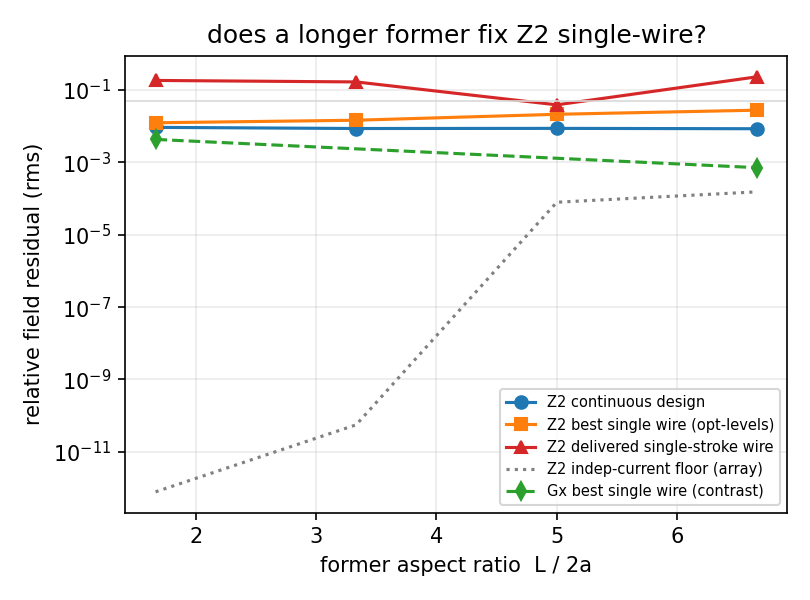

This figure's Python source:
"""bench_low_turn_geometry.py -- is the Z2 (l=2 shim) SINGLE-WIRE limit fixable
by GEOMETRY?

bench_low_turn_budget.py found Z2 fails as a single series wire on the stubby
golden former (a=0.15, L=0.5, aspect L/2a=1.7) -- only a driven array works.
A Z2 (zonal/axial) shim physically needs AXIAL extent, so this sweeps the
cylinder LENGTH L (the aspect ratio) and the DSV radius and asks: does the best
achievable SINGLE-WIRE Z2 residual drop into the few-% range with a better-
matched former?  If yes, Z2 single-wire "works" and the earlier failure was
geometry; if it stays high, the single-wire l=2 limit needs more research.

Per geometry/target it reports:
  cont_homo    continuous regularised design homogeneity (the design ceiling)
  best_wire    best single-series-current residual over N (optimize-levels)
  wire_deliv   delivered single-stroke wire residual at that N
  indep_floor  N independent currents (driven-array floor) -- for contrast

--confine abe (closes contours).  Metric = relative field rms.  Targets: Z2
(the hard l=2 case) + Gx (l=1 sanity contrast).

CONCLUSION (measured): geometry does NOT change the Z2 single-wire residual --
it is flat across aspect L/2a = 1.7 -> 6.7 and for smaller DSV.  The lever was
NEVER geometry: the Z2 CONTINUOUS design is ~0.9% everywhere (order 1 and 2,
purity 0.9999) and INDEPENDENT currents on the same contour loops reach ~5e-4
(the loop basis is perfect).  The single-wire bottleneck was the equal-current
contour ORIENTATION, now FIXED in production (commit 630ece06): loops are
oriented by the consistent grad-psi winding K = n_hat x grad_s(psi), not the
sign(f.B) flip that flattened the saddle's mixed current senses.  POST-FIX this
bench's best_wire for Z2 is a few-% (was ~70%); see verify_gradpsi_orientation.py
for the controlled before/after (Z2 88% -> 5.6% loop-set, ~9% delivered single
wire).  Gx (l=1, monotone psi) is unchanged (~5e-3) and improves with length.

Outputs (committed): bench_low_turn_geometry.json + .png next to this script.
Run:  python bench_low_turn_geometry.py
"""
from __future__ import annotations

import json
import os
import platform
import subprocess
import sys
import tempfile

HERE = os.path.dirname(os.path.abspath(__file__))
REPO = os.path.abspath(os.path.join(HERE, "..", ".."))
CALC = os.path.join(REPO, "src", "radia", "panels", "calc_streamfunction.py")

# parameterised cylinder-former + DSV-sphere generator (run as a subprocess so
# the NGSolve/Netgen import stays out of this process)
_GEN = r"""
import os, sys
from netgen.occ import Cylinder, Sphere, Pnt, Z, OCCGeometry
from ngsolve import TaskManager
outdir, a, L, dsv = sys.argv[1], float(sys.argv[2]), float(sys.argv[3]), float(sys.argv[4])
os.makedirs(outdir, exist_ok=True)
with TaskManager():
    cyl = Cylinder(Pnt(0, 0, -L/2), Z, r=a, h=L)
    lateral = max(cyl.faces, key=lambda f: f.mass)
    OCCGeometry(lateral).GenerateMesh(maxh=0.04).Save(os.path.join(outdir, "coil.vol"))
    OCCGeometry(Sphere(Pnt(0, 0, 0), dsv)).GenerateMesh(maxh=dsv*0.5).Save(
        os.path.join(outdir, "eval.vol"))
print("ok")
"""

TARGETS = {"Z2": "z*z-(x*x+y*y)/2", "Gx": "x"}
N_SET = [6, 10, 16]            # optimize-levels turn counts to scan for the best
EVAL_MAX = 40                  # >=40: fewer points under-sample Z2 (a 24-pt design
                               # reads a false ~10% Z2 ceiling; 40 pts -> ~0.9%)

# (label, a, L, dsv, aspect=L/2a)
GEOMS = [
    ("L=0.5",          0.15, 0.5, 0.05),
    ("L=1.0",          0.15, 1.0, 0.05),
    ("L=1.5",          0.15, 1.5, 0.05),
    ("L=2.0",          0.15, 2.0, 0.05),
    ("L=1.0 DSV0.035", 0.15, 1.0, 0.035),
    ("L=1.0 DSV0.025", 0.15, 1.0, 0.025),
]
# Gx is a cheap sanity contrast -- only the extremes
GX_GEOMS = {"L=0.5", "L=2.0"}


def _env():
    e = os.environ.copy()
    e["PYTHONIOENCODING"] = "utf-8"
    return e


def gen(outdir, a, L, dsv):
    r = subprocess.run([sys.executable, "-c", _GEN, outdir, str(a), str(L),
                        str(dsv)], capture_output=True, text=True, env=_env(),
                       timeout=600)
    if r.returncode != 0:
        raise RuntimeError(f"mesh gen failed (a={a},L={L},dsv={dsv}):\n"
                           f"{r.stderr[-800:]}")
    return os.path.join(outdir, "coil.vol"), os.path.join(outdir, "eval.vol")


def calc(coil, evalv, cf, extra):
    cmd = [sys.executable, CALC, "--coil-vol", coil, "--eval-vol", evalv,
           "--order", "1", "--target-cf", cf, "--eval-max", str(EVAL_MAX),
           "--confine", "abe"] + extra
    r = subprocess.run(cmd, capture_output=True, text=True, env=_env(),
                       timeout=1200)
    if r.returncode != 0:
        raise RuntimeError(f"calc failed {extra}:\n{r.stderr[-1200:]}")
    return json.loads([ln for ln in r.stdout.splitlines() if ln.strip()][-1])


def measure(coil, evalv, cf):
    cont = calc(coil, evalv, cf, ["--method", "design"])
    best = None
    for N in N_SET:
        o = calc(coil, evalv, cf,
                 ["--method", "manufacture", "--nlevels", str(N),
                  "--optimize-levels"])
        rec = (o.get("equal_current_rms_optimized"),
               o.get("wire_homogeneity_rms"),
               o.get("loops_homogeneity_rms"), N)
        if best is None or (rec[0] is not None and rec[0] < best[0]):
            best = rec
    return {
        "cont_homo": cont.get("homogeneity_rms"),
        "peak_J": cont.get("peak_J"),
        "best_wire": best[0], "wire_deliv": best[1],
        "indep_floor": best[2], "best_N": best[3],
    }


def main():
    rows = []
    with tempfile.TemporaryDirectory() as td:
        for i, (label, a, L, dsv) in enumerate(GEOMS):
            gd = os.path.join(td, f"g{i}")
            coil, evalv = gen(gd, a, L, dsv)
            aspect = L / (2 * a)
            for tname, cf in TARGETS.items():
                if tname == "Gx" and label not in GX_GEOMS:
                    continue
                m = measure(coil, evalv, cf)
                m.update({"geom": label, "target": tname, "a": a, "L": L,
                          "dsv": dsv, "aspect": aspect})
                rows.append(m)
                print(f"  {label:16s} {tname}: cont={m['cont_homo']:.4f} "
                      f"best_wire={m['best_wire']:.4f} (N={m['best_N']}) "
                      f"deliv={m['wire_deliv']:.4f} indep={m['indep_floor']:.4f}")

    out = {
        "benchmark": "low_turn_geometry",
        "hostname": platform.node(),
        "problem": {"a": 0.15, "L_sweep": [0.5, 1.0, 1.5, 2.0],
                    "dsv_sweep": [0.05, 0.035, 0.025], "confine": "abe",
                    "order": 1, "eval_max": EVAL_MAX, "n_set": N_SET},
        "metric": "relative field rms; best_wire = best single-series-current "
                  "(optimize-levels) over N; indep_floor = N independent currents",
        "rows": rows,
    }
    json_path = os.path.join(HERE, "bench_low_turn_geometry.json")
    with open(json_path, "w", encoding="utf-8") as f:
        json.dump(out, f, indent=2, ensure_ascii=False)

    # plot: Z2 single-wire vs aspect ratio (L-sweep, DSV=0.05) + Gx contrast
    try:
        import matplotlib
        matplotlib.use("Agg")
        import matplotlib.pyplot as plt
        Lsweep = [r for r in rows if r["dsv"] == 0.05]
        z2 = sorted([r for r in Lsweep if r["target"] == "Z2"],
                    key=lambda r: r["aspect"])
        fig, ax = plt.subplots(figsize=(5.4, 4.0))
        ax.plot([r["aspect"] for r in z2], [r["cont_homo"] for r in z2],
                "o-", color="C0", label="Z2 continuous design")
        ax.plot([r["aspect"] for r in z2], [r["best_wire"] for r in z2],
                "s-", color="C1", label="Z2 best single wire (opt-levels)")
        ax.plot([r["aspect"] for r in z2], [r["wire_deliv"] for r in z2],
                "^-", color="C3", label="Z2 delivered single-stroke wire")
        ax.plot([r["aspect"] for r in z2], [r["indep_floor"] for r in z2],
                ":", color="0.5", label="Z2 indep-current floor (array)")
        gx = sorted([r for r in Lsweep if r["target"] == "Gx"],
                    key=lambda r: r["aspect"])
        if gx:
            ax.plot([r["aspect"] for r in gx], [r["best_wire"] for r in gx],
                    "d--", color="C2", label="Gx best single wire (contrast)")
        ax.axhline(0.05, color="0.85", lw=0.8)
        ax.set_yscale("log")
        ax.set_xlabel("former aspect ratio  L / 2a")
        ax.set_ylabel("relative field residual (rms)")
        ax.set_title("does a longer former fix Z2 single-wire?")
        ax.grid(True, which="both", alpha=0.25)
        ax.legend(fontsize=7)
        fig.tight_layout()
        png = os.path.join(HERE, "bench_low_turn_geometry.png")
        fig.savefig(png, dpi=150)
        plt.close(fig)
        print(f"Saved {png}")
    except Exception as e:                                  # noqa: BLE001
        print(f"plot skipped: {e}")

    print("\n========== Z2 single-wire vs geometry ==========")
    print("  %-16s %8s %10s %10s %10s" % ("geom", "aspect", "cont", "best_wire",
                                          "indep"))
    for r in rows:
        if r["target"] == "Z2":
            print("  %-16s %8.2f %10.4f %10.4f %10.4f" %
                  (r["geom"], r["aspect"], r["cont_homo"], r["best_wire"],
                   r["indep_floor"]))
    print(f"\nSaved {json_path}")


if __name__ == "__main__":
    main()
